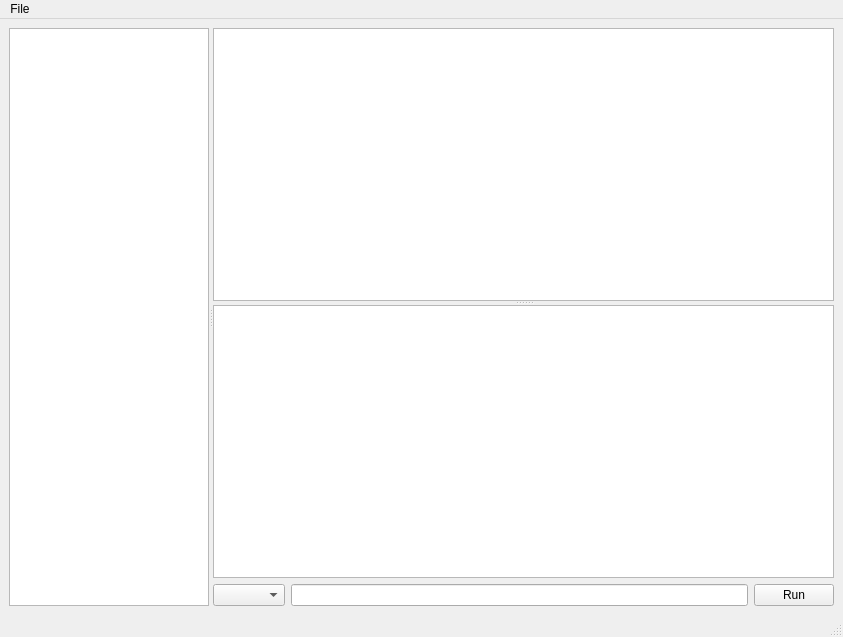
<?xml version="1.0" encoding="UTF-8"?>
<ui version="4.0">
 <class>QGBA::ScriptingView</class>
 <widget class="QMainWindow" name="QGBA::ScriptingView">
  <property name="geometry">
   <rect>
    <x>0</x>
    <y>0</y>
    <width>843</width>
    <height>637</height>
   </rect>
  </property>
  <property name="windowTitle">
   <string>Scripting</string>
  </property>
  <widget class="QWidget" name="centralwidget">
   <layout class="QGridLayout" name="gridLayout">
    <item row="0" column="0" rowspan="3">
     <widget class="QSplitter" name="splitter">
      <property name="orientation">
       <enum>Qt::Horizontal</enum>
      </property>
      <widget class="QListView" name="buffers">
       <property name="minimumSize">
        <size>
         <width>90</width>
         <height>0</height>
        </size>
       </property>
       <property name="maximumSize">
        <size>
         <width>200</width>
         <height>16777215</height>
        </size>
       </property>
      </widget>
      <widget class="QWidget" name="verticalLayoutWidget">
       <layout class="QGridLayout" name="gridLayout_3">
        <item row="1" column="0">
         <widget class="QComboBox" name="language"/>
        </item>
        <item row="1" column="1">
         <widget class="QLineEdit" name="prompt"/>
        </item>
        <item row="1" column="2">
         <widget class="QPushButton" name="runButton">
          <property name="text">
           <string>Run</string>
          </property>
         </widget>
        </item>
        <item row="0" column="0" colspan="3">
         <widget class="QSplitter" name="splitter_1">
          <property name="orientation">
           <enum>Qt::Vertical</enum>
          </property>
          <widget class="QPlainTextEdit" name="buffer">
           <property name="lineWrapMode">
            <enum>QPlainTextEdit::NoWrap</enum>
           </property>
           <property name="readOnly">
            <bool>true</bool>
           </property>
          </widget>
          <widget class="QGBA::LogWidget" name="log">
           <property name="sizePolicy">
            <sizepolicy hsizetype="MinimumExpanding" vsizetype="Expanding">
             <horstretch>0</horstretch>
             <verstretch>0</verstretch>
            </sizepolicy>
           </property>
           <property name="readOnly">
            <bool>true</bool>
           </property>
          </widget>
         </widget>
        </item>
       </layout>
      </widget>
     </widget>
    </item>
   </layout>
  </widget>
  <widget class="QMenuBar" name="menubar">
   <property name="geometry">
    <rect>
     <x>0</x>
     <y>0</y>
     <width>800</width>
     <height>29</height>
    </rect>
   </property>
   <widget class="QMenu" name="menuFile">
    <property name="title">
     <string>File</string>
    </property>
    <widget class="QMenu" name="mru">
     <property name="title">
      <string>Load recent script</string>
     </property>
    </widget>
    <addaction name="load"/>
    <addaction name="mru"/>
    <addaction name="separator"/>
    <addaction name="reset"/>
   </widget>
   <addaction name="menuFile"/>
  </widget>
  <widget class="QStatusBar" name="statusbar"/>
  <action name="load">
   <property name="text">
    <string>Load script...</string>
   </property>
  </action>
  <action name="reset">
   <property name="text">
    <string>&amp;Reset</string>
   </property>
  </action>
  <action name="action0">
   <property name="text">
    <string>0</string>
   </property>
  </action>
 </widget>
 <customwidgets>
  <customwidget>
   <class>QGBA::LogWidget</class>
   <extends>QPlainTextEdit</extends>
   <header>LogWidget.h</header>
  </customwidget>
 </customwidgets>
 <resources/>
 <connections/>
</ui>
